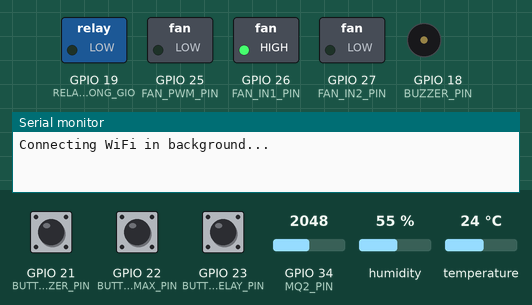
This sketch was run on a simulated ESP32. Shown: switched loads named in the sketch (green lamp = pin HIGH), buzzer (waves = sounding, pin HIGH), the last lines printed to the serial monitor. The inputs (shaded band) are chosen by the test bench; at power-on: GPIO 22 (BUTTON_FAN_MAX_PIN) HIGH, GPIO 34 (MQ2_PIN) = 2048, temperature 24 °C, GPIO 23 (BUTTON_RELAY_PIN) HIGH, GPIO 21 (BUTTON_BUZZER_PIN) HIGH, humidity 55 %. WiFi joins after 1.5 s; servers stay silent unless stated; uploads are accepted with an empty reply.

Above: at 1.5 s.
1.6 s: GPIO 22 (BUTTON_FAN_MAX_PIN) pulled LOW for 0.15 s
At 2.6 s:
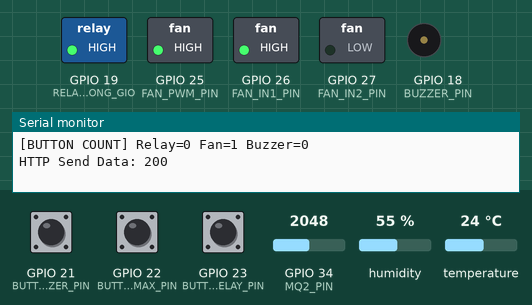
5.1 s: GPIO 34 (MQ2_PIN) set to 109
8.6 s: GPIO 34 (MQ2_PIN) set to 89
At 11.5 s:
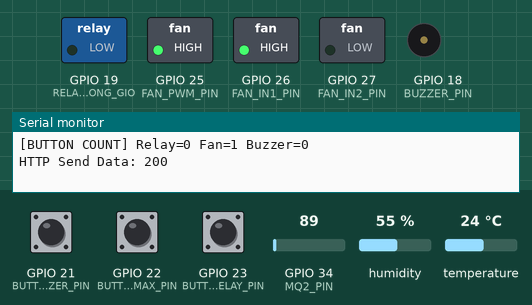
13.7 s: temperature set to 41 °C
At 14.35 s:
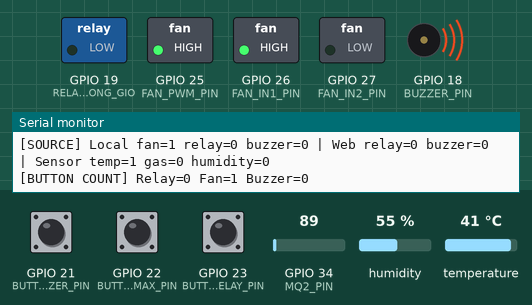
17.9 s: GPIO 23 (BUTTON_RELAY_PIN) pulled LOW for 0.15 s
At 19.2 s:
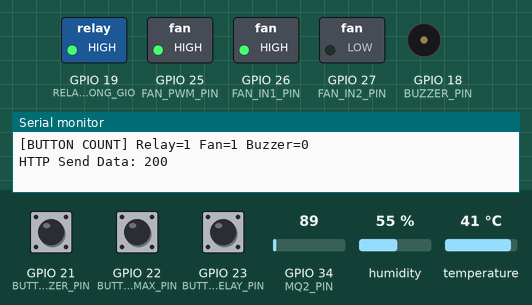
21.9 s: GPIO 23 (BUTTON_RELAY_PIN) pulled LOW for 1 s
At 22.4 s:
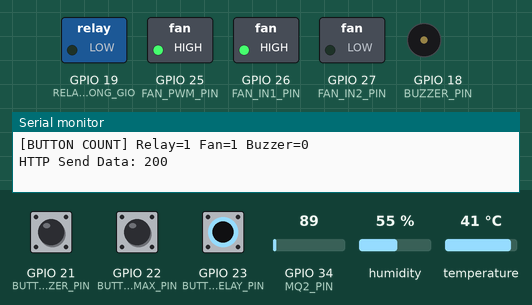
Timing chart, 0 to 24.9 s (numbered marks = the images above; inputs shaded):
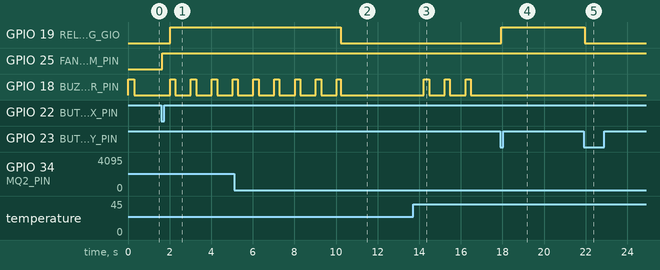

The sketch:

esp32_code.ino
```cpp
#include <WiFi.h>
#include <HTTPClient.h>
#include <DHT.h>
#include <ArduinoJson.h>
#include <freertos/FreeRTOS.h>
#include <freertos/task.h>
#include "LocalControls.h"

// ======================================================
// WIFI / BACKEND
// ======================================================
const char* ssid = "ai phôn nèee nhaaaa";
const char* password = "nguyenan2202";

const char* serverName = "http://172.20.10.2:3000/api/data";
const char* configUrl = "http://172.20.10.2:3000/api/config";
const char* buzzerStatusUrl = "http://172.20.10.2:3000/api/buzzer/status";
const char* buzzerResetUrl = "http://172.20.10.2:3000/api/buzzer/reset";

// ======================================================
// GPIO - KHỚP VỚI SƠ ĐỒ PROTEUS
// ======================================================
#define DHT_PIN             4
#define MQ2_PIN             34       // ADC input-only
#define BUZZER_PIN          18
#define RELAY_THONG_GIO    19       // Relay RL2, active HIGH
#define BUTTON_RELAY_PIN   23       // Nút bên phải: bật/tắt relay thông gió
#define BUTTON_FAN_MAX_PIN 22       // Nút ở giữa: ép quạt chạy tốc độ MAX
#define BUTTON_BUZZER_PIN  21       // Nút bên trái: bật/tắt còi cảnh báo

// L298: ENA dùng PWM, IN1/IN2 chọn chiều quay
#define FAN_PWM_PIN         25       // ENA
#define FAN_IN1_PIN         26       // IN1
#define FAN_IN2_PIN         27       // IN2

#define DHT_TYPE DHT11
DHT dht(DHT_PIN, DHT_TYPE);

// ======================================================
// PWM L298
// ======================================================
const int FAN_PWM_CHANNEL = 0;
const int FAN_PWM_FREQUENCY = 5000;
const int FAN_PWM_RESOLUTION = 8;    // 0..255

// ======================================================
// NGƯỠNG MẶC ĐỊNH
// Có thể thay đổi sau khi bổ sung API nhận cấu hình từ frontend.
// ======================================================
float comfortTemperature = 30.0;     // Nhiệt độ người dùng cảm thấy dễ chịu
const float comfortBand = 3.0;       // Tự tạo khoảng T-3 đến T+3
int gasThreshold = 100;              // Giá trị ADC MQ-2, cần hiệu chỉnh thực tế
const float humidityThreshold = 80.0; // Ngưỡng độ ẩm cao (%)

// ======================================================
// TIMER / TRẠNG THÁI
// ======================================================
const unsigned long sensorInterval = 2000;
const unsigned long commandInterval = 3000;
const unsigned long configInterval = 5000;
unsigned long lastSensorSend = 0;
unsigned long lastCommandCheck = 0;
unsigned long lastConfigFetch = 0;

// HTTP chạy trong loop; task riêng xử lý nút và đầu ra, không chờ mạng.
portMUX_TYPE controlMux = portMUX_INITIALIZER_UNLOCKED;
ControlInputs controlInputs;
ControlOutputs controlOutputs;
TaskHandle_t controlTaskHandle = nullptr;
uint32_t sensorVersion = 0;
uint32_t appliedSensorVersion = 0;
enum RemoteBuzzerCommand { REMOTE_IDLE, REMOTE_REQUESTED, REMOTE_ACTIVE, REMOTE_FINISHED };
RemoteBuzzerCommand remoteBuzzerCommand = REMOTE_IDLE;

ControlOutputs readControlOutputs(uint32_t sampleVersion) {
  const unsigned long startedAt = millis();
  for (;;) {
    portENTER_CRITICAL(&controlMux);
    const ControlOutputs snapshot = controlOutputs;
    const bool applied = appliedSensorVersion == sampleVersion;
    portEXIT_CRITICAL(&controlMux);
    if (applied) return snapshot;
    if (millis() - startedAt >= 50) {
      Serial.println("[WARN] Control task chua ap dung mau cam bien moi");
      return snapshot;
    }
    vTaskDelay(1);
  }
}

// Relay active high
const int RELAY_ON = HIGH;
const int RELAY_OFF = LOW;

// ======================================================
// WIFI
// ======================================================
const unsigned long wifiRetryInterval = 5000;
const unsigned long wifiAttemptTimeout = 20000;
unsigned long lastWifiAttempt = 0;
unsigned long wifiAttemptStartedAt = 0;
bool wifiAttemptInProgress = false;

void connectWiFi() {
  const unsigned long now = millis();

  if (WiFi.status() == WL_CONNECTED) {
    if (wifiAttemptInProgress) {
      Serial.println("WiFi Connected");
      Serial.print("ESP32 IP: ");
      Serial.println(WiFi.localIP());
    }
    wifiAttemptInProgress = false;
    return;
  }

  // Không chờ đồng bộ ở đây: các nút vật lý vẫn được xử lý trong lúc Wi-Fi kết nối.
  if (wifiAttemptInProgress) {
    if (now - wifiAttemptStartedAt >= wifiAttemptTimeout) {
      Serial.println("WiFi connection timeout; retrying later");
      WiFi.disconnect();
      wifiAttemptInProgress = false;
    }
    return;
  }

  if (lastWifiAttempt != 0 && now - lastWifiAttempt < wifiRetryInterval) {
    return;
  }

  lastWifiAttempt = now;
  wifiAttemptStartedAt = now;
  wifiAttemptInProgress = true;
  WiFi.begin(ssid, password);
  Serial.println("Connecting WiFi in background...");
}

// ======================================================
// ĐIỀU KHIỂN QUẠT QUA L298
// ======================================================
void setFanSpeed(uint8_t speed) {
  // Quạt chỉ quay một chiều.
  digitalWrite(FAN_IN1_PIN, HIGH);
  digitalWrite(FAN_IN2_PIN, LOW);

  #if defined(ESP_ARDUINO_VERSION_MAJOR) && ESP_ARDUINO_VERSION_MAJOR >= 3
    ledcWrite(FAN_PWM_PIN, speed);
  #else
    ledcWrite(FAN_PWM_CHANNEL, speed);
  #endif
}

String fanLevelName(uint8_t speed) {
  if (speed == FAN_SPEED_OFF) return "TAT";
  if (speed <= FAN_SPEED_SLOW) return "CHAM";
  if (speed <= FAN_SPEED_NORMAL) return "BINH_THUONG";
  return "NHANH";
}

// ======================================================
// BUZZER
// ======================================================
void setBuzzer(bool enabled) {
  digitalWrite(BUZZER_PIN, enabled ? HIGH : LOW);
}

void localControlTask(void*) {
  LocalControls controls;
  ControlOutputs previous;
  for (;;) {
    portENTER_CRITICAL(&controlMux);
    ControlInputs input = controlInputs;
    const uint32_t sampleVersion = sensorVersion;
    const bool startRemote = remoteBuzzerCommand == REMOTE_REQUESTED;
    if (startRemote) remoteBuzzerCommand = REMOTE_ACTIVE;
    portEXIT_CRITICAL(&controlMux);

    const ControlOutputs output = controls.update(
      millis(), digitalRead(BUTTON_RELAY_PIN) == LOW,
      digitalRead(BUTTON_FAN_MAX_PIN) == LOW,
      digitalRead(BUTTON_BUZZER_PIN) == LOW, input, startRemote);

    if (output.fanSpeed != previous.fanSpeed) setFanSpeed(output.fanSpeed);
    if (output.ventilationOn != previous.ventilationOn) {
      digitalWrite(RELAY_THONG_GIO, output.ventilationOn ? RELAY_ON : RELAY_OFF);
    }
    if (output.buzzerOn != previous.buzzerOn) setBuzzer(output.buzzerOn);

    portENTER_CRITICAL(&controlMux);
    controlOutputs = output;
    appliedSensorVersion = sampleVersion;
    if (remoteBuzzerCommand == REMOTE_ACTIVE && !output.remoteBuzzerActive) {
      remoteBuzzerCommand = REMOTE_FINISHED;
    }
    portEXIT_CRITICAL(&controlMux);
    previous = output;
    // Chỉ task này ghi đầu ra sau setup; không gọi HTTP/Serial trong task.
    ulTaskNotifyTake(pdTRUE, pdMS_TO_TICKS(5) > 0 ? pdMS_TO_TICKS(5) : 1);
  }
}

// ======================================================
// GỬI DỮ LIỆU LÊN BACKEND
// ======================================================
void sendSensorData(
  float temperature,
  float humidity,
  int gas,
  bool tempDanger,
  bool gasDanger,
  bool humidityDanger,
  const ControlOutputs& output,
  const String& alertReason
) {
  if (WiFi.status() != WL_CONNECTED) return;

  HTTPClient http;
  http.begin(serverName);
  http.setConnectTimeout(1000);
  http.setTimeout(1500);
  http.addHeader("Content-Type", "application/json");

  StaticJsonDocument<768> doc;
  doc["temperature"] = temperature;
  doc["humidity"] = humidity;
  doc["gas"] = gas;
  doc["gasThreshold"] = gasThreshold;
  doc["humidityThreshold"] = humidityThreshold;
  doc["comfortTemperature"] = comfortTemperature;
  doc["tempLow"] = comfortTemperature - comfortBand;
  doc["tempHigh"] = comfortTemperature + comfortBand;
  doc["temperatureDanger"] = tempDanger;
  doc["gasDanger"] = gasDanger;
  doc["humidityDanger"] = humidityDanger;
  doc["alertReason"] = alertReason;

  // Các trường này giúp frontend cũ vẫn hiển thị được trạng thái cơ bản.
  doc["fanSpeed"] = output.fanSpeed;
  doc["fanLevel"] = fanLevelName(output.fanSpeed);
  doc["fanTran"] = output.fanSpeed > 0 ? 1 : 0;
  doc["thongGio"] = output.ventilationOn ? 1 : 0;
  doc["localFanMaxForced"] = output.localFanMaxForced;
  doc["localRelayForced"] = output.localRelayForced;
  doc["localBuzzerEnabled"] = output.localBuzzerEnabled;
  doc["buzzerEnabled"] = output.buzzerEnabled;
  doc["remoteBuzzerActive"] = output.remoteBuzzerActive;

  String payload;
  serializeJson(doc, payload);

  int httpCode = http.POST(payload);
  Serial.print("HTTP Send Data: ");
  Serial.println(httpCode);
  http.end();
}

// ======================================================
// ĐỌC LỆNH TỪ WEB: buzzer và relay thông gió thủ công
// ======================================================
bool resetBuzzerOnServer() {
  if (WiFi.status() != WL_CONNECTED) return false;

  HTTPClient http;
  http.begin(buzzerResetUrl);
  http.setConnectTimeout(1000);
  http.setTimeout(1500);
  http.addHeader("Content-Type", "application/json");
  const int responseCode = http.POST("{}");
  http.end();
  return responseCode >= 200 && responseCode < 300;
}

void fetchSystemConfig() {
  if (WiFi.status() != WL_CONNECTED) return;

  HTTPClient http;
  http.begin(configUrl);
  http.setConnectTimeout(1000);
  http.setTimeout(1500);
  int responseCode = http.GET();

  if (responseCode > 0) {
    String payload = http.getString();
    StaticJsonDocument<256> doc;
    DeserializationError error = deserializeJson(doc, payload);

    if (!error) {
      if (doc.containsKey("comfortTemperature")) {
        comfortTemperature = doc["comfortTemperature"].as<float>();
      }
      if (doc.containsKey("gasThreshold")) {
        gasThreshold = doc["gasThreshold"].as<int>();
      }
      Serial.printf("[CONFIG] Comfort: %.1f C | Gas: %d\n", comfortTemperature, gasThreshold);
    } else {
      Serial.println("[ERROR] Khong doc duoc cau hinh tu server");
    }
  }

  http.end();
}

void checkWebCommands() {
  if (WiFi.status() != WL_CONNECTED) return;

  HTTPClient http;
  http.begin(buzzerStatusUrl);
  http.setConnectTimeout(1000);
  http.setTimeout(1500);
  int responseCode = http.GET();

  if (responseCode > 0) {
    String payload = http.getString();
    StaticJsonDocument<512> doc;
    DeserializationError error = deserializeJson(doc, payload);

    if (!error) {
      if (doc.containsKey("relayManualState")) {
        const bool forced = doc["relayManualState"].as<int>() == 1;
        portENTER_CRITICAL(&controlMux);
        controlInputs.webRelayForced = forced;
        portEXIT_CRITICAL(&controlMux);
        xTaskNotifyGive(controlTaskHandle);
      }

      if (doc["buzzerAlert"].as<int>() == 1) {
        portENTER_CRITICAL(&controlMux);
        if (remoteBuzzerCommand == REMOTE_IDLE) remoteBuzzerCommand = REMOTE_REQUESTED;
        portEXIT_CRITICAL(&controlMux);
        xTaskNotifyGive(controlTaskHandle);
      }
    } else {
      Serial.println("[ERROR] Khong doc duoc JSON tu server");
    }
  }

  http.end();
}

// ======================================================
// SETUP
// ======================================================
void setup() {
  Serial.begin(115200);

  WiFi.mode(WIFI_STA);

  pinMode(MQ2_PIN, INPUT);
  pinMode(BUZZER_PIN, OUTPUT);
  pinMode(RELAY_THONG_GIO, OUTPUT);
  pinMode(BUTTON_RELAY_PIN, INPUT_PULLUP);
  pinMode(BUTTON_FAN_MAX_PIN, INPUT_PULLUP);
  pinMode(BUTTON_BUZZER_PIN, INPUT_PULLUP);
  pinMode(FAN_IN1_PIN, OUTPUT);
  pinMode(FAN_IN2_PIN, OUTPUT);

  // Khởi tạo PWM cho chân ENA của L298.
  #if defined(ESP_ARDUINO_VERSION_MAJOR) && ESP_ARDUINO_VERSION_MAJOR >= 3
    ledcAttachChannel(FAN_PWM_PIN, FAN_PWM_FREQUENCY, FAN_PWM_RESOLUTION, FAN_PWM_CHANNEL);
  #else
    ledcSetup(FAN_PWM_CHANNEL, FAN_PWM_FREQUENCY, FAN_PWM_RESOLUTION);
    ledcAttachPin(FAN_PWM_PIN, FAN_PWM_CHANNEL);
  #endif

  dht.begin();
  setFanSpeed(FAN_SPEED_OFF);
  digitalWrite(RELAY_THONG_GIO, RELAY_OFF);
  setBuzzer(false);

  // Test buzzer lúc khởi động.
  setBuzzer(true);
  delay(300);
  setBuzzer(false);

  if (xTaskCreate(localControlTask, "local-controls", 4096, nullptr, 2, &controlTaskHandle) != pdPASS) {
    Serial.println("[ERROR] Khong tao duoc task dieu khien nut; dung khoi dong");
    for (;;) delay(1000);
  }

  connectWiFi();
}

// ======================================================
// LOOP
// ======================================================
void loop() {
  if (WiFi.status() != WL_CONNECTED) {
    connectWiFi();
  }

  if (millis() - lastCommandCheck >= commandInterval) {
    lastCommandCheck = millis();
    checkWebCommands();
    portENTER_CRITICAL(&controlMux);
    const bool remoteFinished = remoteBuzzerCommand == REMOTE_FINISHED;
    portEXIT_CRITICAL(&controlMux);
    if (remoteFinished && resetBuzzerOnServer()) {
      portENTER_CRITICAL(&controlMux);
      remoteBuzzerCommand = REMOTE_IDLE;
      portEXIT_CRITICAL(&controlMux);
    }
  }

  if (millis() - lastConfigFetch >= configInterval) {
    lastConfigFetch = millis();
    fetchSystemConfig();
  }

  if (millis() - lastSensorSend < sensorInterval) return;
  lastSensorSend = millis();

  float temperature = dht.readTemperature();
  float humidity = dht.readHumidity();
  int gas = analogRead(MQ2_PIN);

  bool dhtValid = !isnan(temperature) && !isnan(humidity);
  if (!dhtValid) {
    Serial.println("[ERROR] Khong doc duoc DHT11");
    temperature = comfortTemperature;
    humidity = 0;
  }

  float lowTemperature = comfortTemperature - comfortBand;
  float highTemperature = comfortTemperature + comfortBand;
  bool tempDanger = dhtValid && temperature > highTemperature;
  bool gasDanger = gas > gasThreshold;
  bool humidityDanger = dhtValid && humidity > humidityThreshold;
  portENTER_CRITICAL(&controlMux);
  controlInputs.sensorReady = true;
  controlInputs.tooCold = temperature < lowTemperature;
  controlInputs.temperatureDanger = tempDanger;
  controlInputs.gasDanger = gasDanger;
  controlInputs.humidityDanger = humidityDanger;
  const uint32_t sampleVersion = ++sensorVersion;
  portEXIT_CRITICAL(&controlMux);
  xTaskNotifyGive(controlTaskHandle);
  const ControlOutputs output = readControlOutputs(sampleVersion);

  String alertReason = "An toan";
  if (tempDanger && gasDanger) {
    alertReason = "Nguy hiem: Nhiet do cao va khi gas/khoi vuot nguong";
  } else if (humidityDanger) {
    alertReason = "Canh bao: Do am vuot nguong 80%";
  } else if (tempDanger) {
    alertReason = "Canh bao: Nhiet do vuot nguong";
  } else if (gasDanger) {
    alertReason = "Canh bao: Khi gas/khoi vuot nguong";
  }

  Serial.println("==============================");
  Serial.printf("Temperature: %.1f C | Humidity: %.1f %%\n", temperature, humidity);
  Serial.printf("Gas: %d | Gas limit: %d\n", gas, gasThreshold);
  Serial.printf("Comfort: %.1f C | Range: %.1f..%.1f C\n", comfortTemperature, lowTemperature, highTemperature);
  Serial.printf("Fan: %d/255 (%s) | Vent: %s | Buzzer: %s\n",
                output.fanSpeed,
                fanLevelName(output.fanSpeed).c_str(),
                output.ventilationOn ? "ON" : "OFF",
                output.buzzerEnabled ? "ON" : "OFF");
  Serial.printf("[SOURCE] Local fan=%d relay=%d buzzer=%d | Web relay=%d buzzer=%d | Sensor temp=%d gas=%d humidity=%d\n",
                output.localFanMaxForced, output.localRelayForced, output.localBuzzerEnabled,
                output.webRelayForced, output.remoteBuzzerActive,
                output.temperatureDanger, output.gasDanger, output.humidityDanger);
  Serial.printf("[BUTTON COUNT] Relay=%lu Fan=%lu Buzzer=%lu\n",
                (unsigned long)output.relayPresses, (unsigned long)output.fanPresses,
                (unsigned long)output.buzzerPresses);

  sendSensorData(
    temperature,
    humidity,
    gas,
    tempDanger,
    gasDanger,
    humidityDanger,
    output,
    alertReason
  );
}
```

Source omitted: LocalControls.h (4902 bytes)

Measured:
- the behaviour switches between 101 and 100 on GPIO 34 (MQ2_PIN) (found by bisection; images 1 and 2)
- after the input at 1.6 s, GPIO 25 (FAN_PWM_PIN): LOW → HIGH after 0.05 s instead of 0.43 s
- after the input at 8.6 s, GPIO 19 (RELAY_THONG_GIO): HIGH → LOW after 1.6 s
- after the input at 13.7 s, GPIO 18 (BUZZER_PIN): alternates HIGH for 0.25 s and LOW for 0.75 s, 6 changes in all, then stays LOW, starting after 0.53 s
- after the input at 17.9 s, GPIO 19 (RELAY_THONG_GIO): LOW → HIGH at once
- after the input at 21.9 s, GPIO 19 (RELAY_THONG_GIO): HIGH → LOW after 0.05 s
- by itself, GPIO 18 (BUZZER_PIN): alternates HIGH for 0.22 s and LOW for 0.75 s, 4 changes in all, then stays LOW
